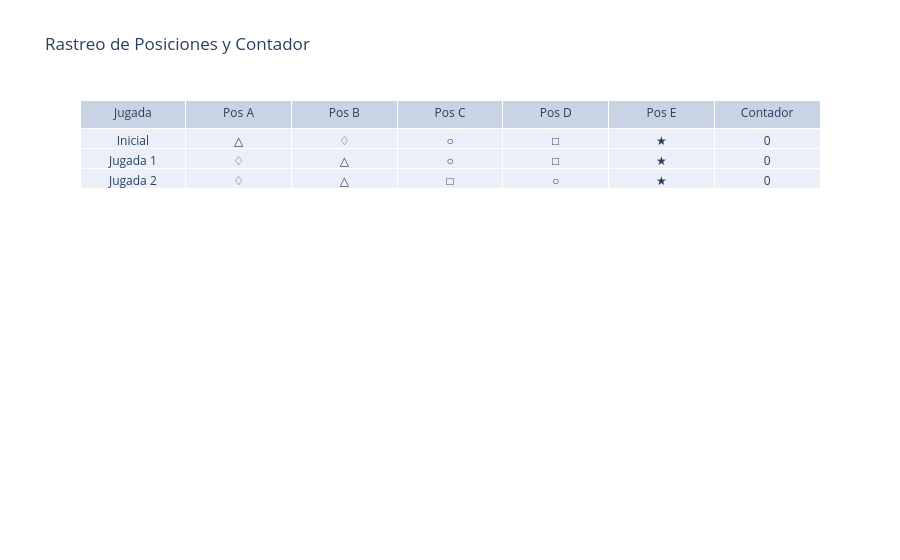

The cell this chart's notebook holds for it:
### Markdown cell above
### B. Seguimiento de Estados (Plotly)
Visualicemos cómo se movieron los símbolos y por qué la opción C es el "falso positivo".

### Code cell
import plotly.graph_objects as go

fig = go.Figure(data=[go.Table(
    header=dict(values=['Jugada', 'Pos A', 'Pos B', 'Pos C', 'Pos D', 'Pos E', 'Contador']),
    cells=dict(values=[
        ['Inicial', 'Jugada 1', 'Jugada 2'],
        ['△', '♢', '♢'],
        ['♢', '△', '△'],
        ['○', '○', '□'],
        ['□', '□', '○'],
        ['★', '★', '★'],
        [0, 0, 0]
    ]))
])
fig.update_layout(title="Rastreo de Posiciones y Contador")
fig.show()
fig.write_image(r"C:\Users\marco\Downloads\tabla_jugadas.png")

### Figure 1 — Plotly figure (JSON) as saved in the notebook; plotly's stock layout.template omitted (floating-point values rounded to 4 significant figures)
{"data": [{"cells": {"values": [["Inicial", "Jugada 1", "Jugada 2"], ["△", "♢", "♢"], ["♢", "△", "△"], ["○", "○", "□"], ["□", "□", "○"], ["★", "★", "★"], [0, 0, 0]]}, "header": {"values": ["Jugada", "Pos A", "Pos B", "Pos C", "Pos D", "Pos E", "Contador"]}, "type": "table"}], "layout": {"title": {"text": "Rastreo de Posiciones y Contador"}}}
